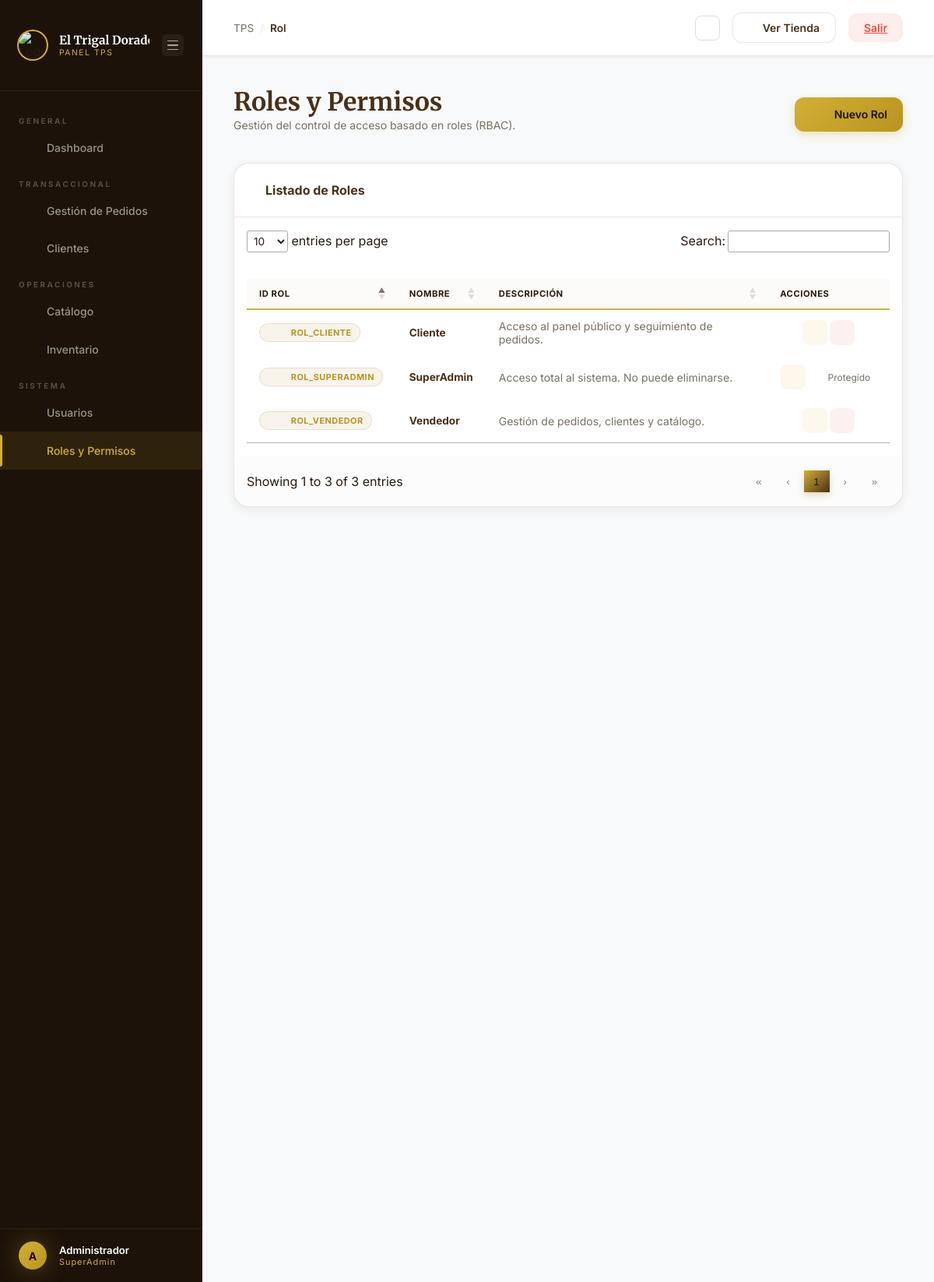
Page /?page=Rol (signed in) on the committed database.
### tables this page shows
CREATE TABLE IF NOT EXISTS `rol` (
    `id_rol`      VARCHAR(30)  NOT NULL,
    `nombre`      VARCHAR(60)  NOT NULL,
    `descripcion` TEXT         DEFAULT NULL,
    `estatus`     TINYINT(1)   NOT NULL DEFAULT 1,
    `es_sistema`  TINYINT(1)   NOT NULL DEFAULT 0 COMMENT '1 = rol fijo del sistema, no eliminar',
    `fecha_crea`  DATETIME     NOT NULL DEFAULT CURRENT_TIMESTAMP,
    PRIMARY KEY (`id_rol`),
    UNIQUE KEY `uq_rol_nombre` (`nombre`)
);

### public/index.php (called while the page is built, shortened)
<?php
try {
    $frontController = new FrontController();
} catch (Throwable $e) {
    $esAjax = !empty($_SERVER['HTTP_X_REQUESTED_WITH'])
              && strtolower($_SERVER['HTTP_X_REQUESTED_WITH']) === 'xmlhttprequest';
    if ($esAjax) {
        if (ob_get_length()) ob_clean();
        header('Content-Type: application/json');
        http_response_code(500);
        echo json_encode([
            'resultado' => 500,
            'mensaje'   => 'Error crítico del sistema.',
            'debug'     => [
                'mensaje' => $e->getMessage(),
                'archivo' => $e->getFile(),
                'linea'   => $e->getLine(),
            ],
        ]);
        exit;
    }
    http_response_code(500);
    echo "<h1>Error en la aplicación</h1>";
    echo "<p><strong>Mensaje:</strong> " . htmlspecialchars($e->getMessage()) . "</p>";
    echo "<p><strong>Archivo:</strong> " . $e->getFile() . ":" . $e->getLine() . "</p>";
    echo "<pre>" . $e->getTraceAsString() . "</pre>";
}

### app/Core/Database.php (called while the page is built, shortened)
<?php
class Database
{
    private static array $instances = [];
    public static function getConnection(string $type = 'main'): PDO
    {
        if (!isset(self::$instances[$type])) {
            try {
                $dotenv = Dotenv::createImmutable(BASE_PATH);
                $host = $_ENV['DB_HOST'] ?? 'localhost';
                $port = $_ENV['DB_PORT'] ?? '3306';
                $user = $_ENV['DB_USER'] ?? 'root';
                $pass = $_ENV['DB_PASS'] ?? '';
                $name = $_ENV['DB_NAME'] ?? 'trigal_dorado';
                $dsn = "mysql:host={$host};port={$port};dbname={$name};charset=utf8mb4";
                $options = [
                    PDO::ATTR_ERRMODE            => PDO::ERRMODE_EXCEPTION,
                    PDO::ATTR_DEFAULT_FETCH_MODE => PDO::FETCH_ASSOC,
                    PDO::ATTR_EMULATE_PREPARES   => false,
                ];
                self::$instances[$type] = new PDO($dsn, $user, $pass, $options);
            } catch (PDOException $e) {
                http_response_code(500);
                die(json_encode([
                    'resultado' => 500,
                    'mensaje'   => 'Error crítico de conexión a la base de datos.',
                    'debug'     => $e->getMessage(),
                ]));
            }
        }
        return self::$instances[$type];
    }
}

### app/Models/Rol.php (called while the page is built, shortened)
<?php
class Rol {
    private PDO $db;
    public function __construct() {
        $this->db = Database::getConnection();
    }
    public function obtenerTodos(): array {
        $sql = "SELECT id_rol, nombre, descripcion FROM rol ORDER BY nombre ASC";
        return $this->db->query($sql)->fetchAll(PDO::FETCH_ASSOC);
    }
}

### resources/views/admin/roles/index.php (the view, shortened to what this page needs)
<?php require_once BASE_PATH . '/resources/views/layout/head-admin.php'; ?>
<?php require_once BASE_PATH . '/resources/views/layout/sidebar-admin.php'; ?>
    <div class="page-content">
        <header class="page-header">
            <div>
                <h1 class="page-header__title">Roles y Permisos</h1>
                <p class="page-header__subtitle">Gestión del control de acceso basado en roles (RBAC).</p>
            </div>
            <div>
                <button class="btn--admin-primary" id="btn-nuevo-rol" style="display:flex;align-items:center;gap:6px;">
                    <box-icon name='plus-circle' size='sm' color='#fff' animation='tada-hover'></box-icon> Nuevo Rol
                </button>
            </div>
        </header>
        <section class="table-card">
            <header class="table-card__header">
                <h3 class="table-card__title">Listado de Roles</h3>
            </header>
            <div class="table-wrap">
                <table class="data-table" id="tabla-roles">
                    <thead>
                        <tr>
                            <th>ID Rol</th>
                            <th>Nombre</th>
                            <th>Descripción</th>
                            <th>Acciones</th>
                        </tr>
                    </thead>
                    <tbody>
                        <?php foreach ($roles ?? [] as $rol): ?>
                        <tr>
                            <td>
                                <span class="badge" style="background:rgba(181,142,58,0.1);color:var(--color-primary-dark);border:1px solid rgba(181,142,58,0.2);">
                                    <box-icon name='shield' size='xs' color='inherit' style='transform:translateY(2px);margin-right:3px;'></box-icon>
                                    <?php echo htmlspecialchars($rol['id_rol']); ?>
                                </span>
                            </td>
                            <td><strong style="color:var(--color-secondary);"><?php echo htmlspecialchars($rol['nombre']); ?></strong></td>
                            <td style="color:var(--color-text-muted);font-size:0.875rem;"><?php echo htmlspecialchars($rol['descripcion']); ?></td>
                            <td style="text-align:center;">
                                <button class="btn-action btn-action--edit"
                                        data-accion="editar"
                                        data-id="<?php echo htmlspecialchars($rol['id_rol']); ?>"
                                        aria-label="Editar" title="Editar Rol">
                                    <box-icon name='edit' size='xs' animation='tada-hover' color='var(--color-warning)'></box-icon>
                                </button>
                                <?php if ($rol['id_rol'] !== 'ROL_SUPERADMIN'): ?>
                                <button class="btn-action btn-action--delete"
                                        data-accion="eliminar"
                                        data-id="<?php echo htmlspecialchars($rol['id_rol']); ?>"
                                        aria-label="Eliminar" title="Eliminar Rol">
                                    <box-icon name='trash' size='xs' animation='tada-hover' color='var(--color-danger)'></box-icon>
                                </button>
                                <?php else: ?>
                                <span title="Rol protegido del sistema" style="display:inline-flex;align-items:center;gap:4px;
                                      font-size:0.75rem;color:var(--color-text-muted);padding:4px 8px;
                                      border:1px dashed var(--border-color);border-radius:20px;">
                                    <box-icon name='lock' size='xs' color='var(--color-text-muted)'></box-icon>
                                    Protegido
                                </span>
                                <?php endif; ?>
                            </td>
                        </tr>
                        <?php endforeach; ?>
                    </tbody>
                </table>
            </div>
        </section>
    </div>
</main>
</body>
</html>

### rows in the picture
rol: id_rol "ROL_CLIENTE", nombre "Cliente", descripcion "Acceso al panel público y seguimiento de pedidos."
rol: id_rol "ROL_SUPERADMIN", nombre "SuperAdmin", descripcion "Acceso total al sistema. No puede eliminarse.", shows "Protegido"
rol: id_rol "ROL_VENDEDOR", nombre "Vendedor", descripcion "Gestión de pedidos, clientes y catálogo."

### other values in the picture
substr($usuario['nombre'] ?? 'U', 0, 1) "A"
$usuario['nombre'] "Administrador"
$usuario['rol'] "SuperAdmin"
$paginaActual "Rol"
